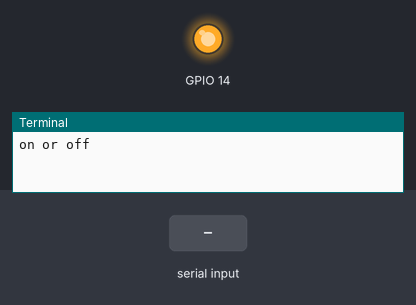
Bench run of a program on a simulated Raspberry Pi (BCM pin numbers). Parts: output pins drawn as LEDs (lit = HIGH), the last lines printed to the terminal. The inputs (shaded band) are chosen by the test bench. Parts the program declares active-low are drawn by pin level, so they are really on while drawn off.

Above: at 1.2 s.
1.3 s: "on" typed at the terminal, then Enter
At 1.7 s:
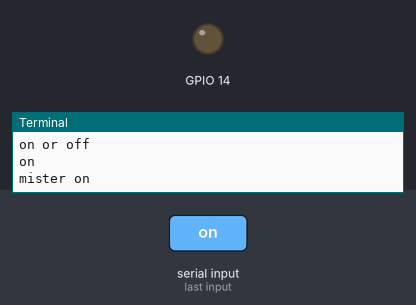
2.8 s: "off" typed at the terminal, then Enter
At 4.0 s:
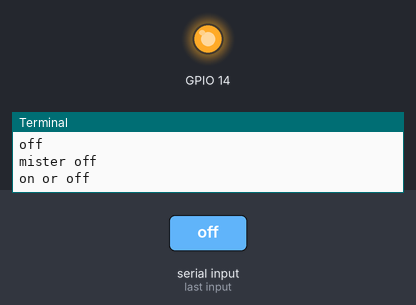
Timing chart, 0 to 5.8 s (numbered marks = the images above; inputs shaded):
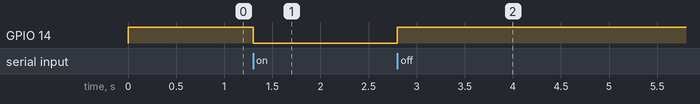

The program:

mister.py
```python
# import RPi.GPIO as GPIO
# import time

# HUMIDIFIER_PIN_1 = 14
# HUMIDIFIER_PIN_2 = 21

# GPIO.setmode(GPIO.BCM)
# GPIO.setup(HUMIDIFIER_PIN_1, GPIO.OUT)
# GPIO.setup(HUMIDIFIER_PIN_2, GPIO.OUT)

# def pulse_r_high():
#     GPIO.output(HUMIDIFIER_PIN_1, GPIO.HIGH)

# def pulse_r_low():
#     GPIO.output(HUMIDIFIER_PIN_1, GPIO.LOW)

# def pulse_r():
#     GPIO.output(HUMIDIFIER_PIN_1, GPIO.HIGH)
#     time.sleep(0.1)
#     GPIO.output(HUMIDIFIER_PIN_1, GPIO.LOW)

# def pulse_l_high():
#     GPIO.output(HUMIDIFIER_PIN_2, GPIO.HIGH)

# def pulse_l_low():
#     GPIO.output(HUMIDIFIER_PIN_2, GPIO.LOW)

# def pulse_l():
#     GPIO.output(HUMIDIFIER_PIN_2, GPIO.HIGH)
#     time.sleep(0.1)
#     GPIO.output(HUMIDIFIER_PIN_2, GPIO.LOW)

# def pulse():
#     GPIO.output(HUMIDIFIER_PIN_1, GPIO.HIGH)
#     GPIO.output(HUMIDIFIER_PIN_2, GPIO.HIGH)
#     time.sleep(0.1)
#     GPIO.output(HUMIDIFIER_PIN_1, GPIO.LOW)
#     GPIO.output(HUMIDIFIER_PIN_2, GPIO.LOW)

# while True:
#     try:
#         user_input = input("0 = all off; 1 = mister 1 on; 2 = mister 2 on; 3 = both misters on").strip().lower()

#         if user_input == '0':
#             pulse_l_high()
#             print("mister l is high")
#         elif user_input == '1':
#             pulse_l_low()
#             print("mister l is low")
#         elif user_input == '2':
#             pulse_r_high()
#             print("mister r is high")
#         elif user_input == '3':
#             pulse_r_low()
#             print("mister r is low")
#         elif user_input == 'exit':
#             print("Exiting program...")
#             GPIO.cleanup()
#             break
#         else:
#             print("Invalid input. Please type 'ON', 'OFF', or 'exit'.")

#         time.sleep(1)

#     except KeyboardInterrupt:
#         GPIO.cleanup()

#     # time.sleep(2)
#     # while True:
#     #     print('turning on')
#     #     pulse_l()
#     #     time.sleep(5)
#     #     print('turning off')
#     #     pulse_l()
#     #     time.sleep(5)


# # from gpiozero import OutputDevice
# # import time

# # # Define the GPIO pins
# # HUMIDIFIER_PIN_1 = 14
# # HUMIDIFIER_PIN_2 = 21

# # # Create OutputDevice instances
# # mister_r = OutputDevice(HUMIDIFIER_PIN_1)
# # mister_l = OutputDevice(HUMIDIFIER_PIN_2)

# # def pulse(device):
# #     device.on()
# #     time.sleep(0.1)
# #     device.off()

# # while True:
# #     try:
# #         user_input = input("0 = all off; 1 = mister 1 on; 2 = mister 2 on; 3 = both misters on: ").strip().lower()

# #         if user_input == '0':
# #             mister_l.on()
# #             print("mister l is high (on)")
# #         elif user_input == '1':
# #             mister_l.off()
# #             print("mister l is low (off)")
# #         elif user_input == '2':
# #             mister_r.on()
# #             print("mister r is high (on)")
# #         elif user_input == '3':
# #             mister_r.off()
# #             print("mister r is low (off)")
# #         elif user_input == 'exit':
# #             print("Exiting program...")
# #             break
# #         else:
# #             print("Invalid input. Try 0, 1, 2, 3, or 'exit'.")

# #         time.sleep(1)

# #     except KeyboardInterrupt:
# #         print("\nKeyboard interrupt. Exiting...")
# #         break


'''
File to control mister via relay

Jana Armouti
jarmouti
'''

from gpiozero import OutputDevice
from time import sleep

class Relay(OutputDevice):
    def __init__(self, pin, active_high=False):
        super().__init__(pin, active_high=active_high)

# using GPIO pin 14
mister = Relay(14, active_high=False)

while True:
    user_input = input("on or off").strip().lower()

    if user_input == 'on':
        mister.on()
        print("mister on")
    elif user_input == 'off':
        mister.off()
        print("mister off")
    elif user_input == 'exit':
        print("Exiting program...")
        break
    else:
        print("Invalid input. Please type 'on' or 'off.")

    sleep(1)
```

Measured:
- after the input at 1.3 s, GPIO 14: HIGH → LOW at once
- after the input at 2.8 s, GPIO 14: LOW → HIGH at once
